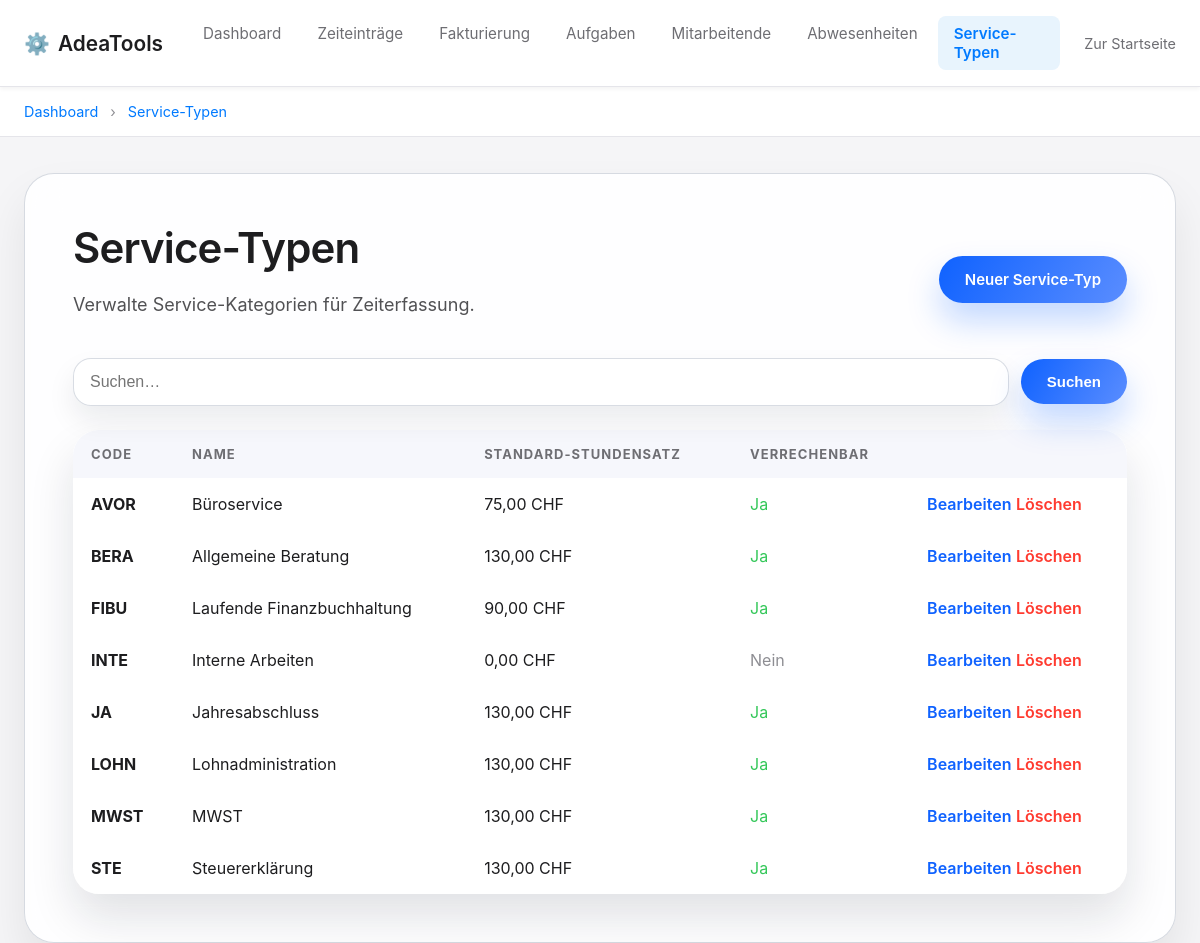
/zeit/service-typen/ (signed in), run on the app's committed database.
### adeazeit/models.py (models this page shows, shortened)
class ServiceType(models.Model):
    code = models.CharField("Code", max_length=20, unique=True)
    name = models.CharField("Name", max_length=255)
    standard_rate = models.DecimalField(
        "Standard-Stundensatz",
        max_digits=10,
        decimal_places=2,
        default=Decimal('0.00')
    )
    billable = models.BooleanField("Verrechenbar", default=True)
    description = models.TextField("Beschreibung", blank=True)
    created_at = models.DateTimeField(auto_now_add=True)
    class Meta:
        ordering = ["code"]
        verbose_name = "Service-Typ"
        verbose_name_plural = "Service-Typen"

### adeazeit/views.py (the view)
# urls.py: path("service-typen/", views.ServiceTypeListView.as_view(), name="servicetype-list"),
class ServiceTypeListView(ManagerOrAdminRequiredMixin, ListView):
    model = ServiceType
    template_name = "adeazeit/servicetype_list.html"
    context_object_name = "service_types"
    def get_queryset(self):
        queryset = ServiceType.objects.all().order_by("code")
        query = self.request.GET.get("q")
        if query:
            queryset = queryset.filter(
                Q(code__icontains=query) |
                Q(name__icontains=query)
            )
        return queryset
    def get_context_data(self, **kwargs):
        context = super().get_context_data(**kwargs)
        context["query"] = self.request.GET.get("q", "")
        return context

### adeacore/context_processors.py (called while the page is built)
def current_client(request):
    active_client_id = request.session.get("active_client_id")
    if active_client_id:
        try:
            client = Client.objects.get(pk=active_client_id)
            if client.client_type != "FIRMA" or not client.lohn_aktiv:
                request.session.pop("active_client_id", None)
                return {"current_client": None}
            return {"current_client": client}
        except Client.DoesNotExist:
            request.session.pop("active_client_id", None)
            return {"current_client": None}
    return {"current_client": None}

def adealohn_permissions(request):
    if not request.user.is_authenticated:
        return {"adealohn_is_visible": False}
    try:
        from adealohn.permissions import can_access_adelohn
        return {
            "adealohn_is_visible": can_access_adelohn(request.user),
        }
    except ImportError:
        return {
            "adealohn_is_visible": False,
        }

def running_timer(request):
    if not request.user.is_authenticated:
        return {'running_timer': None}
    try:
        from adeazeit.models import RunningTimeEntry, UserProfile
        employee_profile = UserProfile.objects.get(user=request.user)
        if employee_profile.employee:
            timer = RunningTimeEntry.objects.filter(mitarbeiter=employee_profile.employee).first()
            return {'running_timer': timer}
        return {'running_timer': None}
    except (ImportError, UserProfile.DoesNotExist, AttributeError):
        return {'running_timer': None}

### adeacore/fields.py (called while the page is built, shortened)
    def from_db_value(self, value, expression, connection):
        if value is None or value == '':
            return value

    def from_db_value(self, value, expression, connection):
        if value is None:
            return value

### adealohn/permissions.py (called while the page is built)
def can_access_adelohn(user):
    if not user or not user.is_authenticated:
        return False
    if user.is_staff:
        return True
    return False

### adeazeit/mixins.py (called while the page is built)
    def dispatch(self, request, *args, **kwargs):
        if not request.user.is_authenticated:
            return self.handle_no_permission()
        if self.required_role:
            from .permissions import has_role
            if not has_role(request.user, self.required_role):
                return HttpResponseForbidden("Sie haben keine Berechtigung für diese Aktion.")
        return super().dispatch(request, *args, **kwargs)

### adeazeit/permissions.py (called while the page is built)
def has_role(user, role):
    return get_user_role(user) == role

def can_delete_entries(user):
    return is_admin(user)

### adeazeit/templates/adeazeit/servicetype_list.html (shortened to what this page needs)
{% extends 'admin_base_no_sidebar.html' %}
{% block breadcrumbs %}
<a href="{% url 'admin-dashboard' %}">Dashboard</a>
<a href="{% url 'adeazeit:servicetype-list' %}">Service-Typen</a>
{% endblock %}
{% block content %}
<section class="content-card">
    <div class="adea-d-flex-between">
        <div>
            <h1 style="margin-bottom: 8px;">Service-Typen</h1>
            <p class="lead">Verwalte Service-Kategorien für Zeiterfassung.</p>
        </div>
        {% if adeazeit_can_manage_service_types %}
        <a class="adea-button-primary" href="{% url 'adeazeit:servicetype-create' %}">Neuer Service-Typ</a>
        {% endif %}
    </div>
    <form method="get" class="adea-search-form" style="display: flex; gap: 12px; flex-wrap: wrap; align-items: center; margin-top: 20px;">
        <input type="text" name="q" value="{{ query }}" placeholder="Suchen…" class="adea-input" style="flex: 1; min-width: 200px;">
        <button type="submit" class="adea-button-primary">Suchen</button>
    </form>
    <div class="adea-table-wrapper" style="margin-top: 20px;">
        <table class="adea-table">
            <thead>
                <tr>
                    <th>Code</th>
                    <th>Name</th>
                    <th>Standard-Stundensatz</th>
                    <th>Verrechenbar</th>
                    <th></th>
                </tr>
            </thead>
            <tbody>
                {% for service_type in service_types %}
                <tr>
                    <td><strong>{{ service_type.code }}</strong></td>
                    <td>{{ service_type.name }}</td>
                    <td>{{ service_type.standard_rate|floatformat:2 }} CHF</td>
                    <td>
                        {% if service_type.billable %}
                        <span style="color: #34c759;">Ja</span>
                        {% else %}
                        <span style="color: #8e8e93;">Nein</span>
                        {% endif %}
                    </td>
                    <td class="adea-table-actions">
                        {% if adeazeit_can_manage_service_types %}
                        <a href="{% url 'adeazeit:servicetype-update' service_type.pk %}">Bearbeiten</a>
                        {% endif %}
                        {% if adeazeit_can_delete %}
                        <a href="{% url 'adeazeit:servicetype-delete' service_type.pk %}" style="color: #ff3b30;">Löschen</a>
                        {% endif %}
                    </td>
                </tr>
                {% empty %}
                <tr>
                    <td colspan="5">Keine Service-Typen gefunden.</td>
                </tr>
                {% endfor %}
            </tbody>
        </table>
    </div>
</section>
{% endblock %}

### static/css/adeastyle.css (style rules this page uses)
:root { color-scheme: light; font-family: -apple-system, BlinkMacSystemFont, "Segoe UI", sans-serif; --bg: #f5f6f8; --fg: #1d1d1f; --fg-muted: #6e6e73; --card: rgba(255, 255, 255, 0.9); --border: rgba(210, 214, 222, 0.9); --shadow: 0 24px 45px rgba(0, 0, 0, 0.08); --shadow-hover: 0 36px 65px rgba(0, 0, 0, 0.15); }
*, *::before, *::after { box-sizing: border-box; }
body { margin: 0; min-height: 100vh; background: radial-gradient(circle at top, rgba(255, 255, 255, 0.96), var(--bg)); color: var(--fg); display: flex; justify-content: center; }
.content-card { background: var(--card); border-radius: 30px; padding: clamp(32px, 4vw, 48px); border: 1px solid var(--border); box-shadow: var(--shadow); backdrop-filter: blur(16px); transition: box-shadow 0.25s ease, transform 0.25s ease; }
.content-card h1 { margin-top: 0; font-size: clamp(30px, 4vw, 42px); font-weight: 600; letter-spacing: -0.02em; }
.content-card p.lead { font-size: 18px; line-height: 1.6; color: #515154; max-width: 640px; }
.adea-input { width: 100%; padding: 14px 16px; border-radius: 18px; border: 1px solid rgba(210, 214, 222, 0.85); background: rgba(255, 255, 255, 0.92); box-shadow: 0 14px 28px rgba(15, 23, 42, 0.08); font-size: 16px; transition: border-color 0.2s ease, box-shadow 0.2s ease; }
.adea-button-primary { display: inline-flex; align-items: center; justify-content: center; padding: 14px 26px; border-radius: 999px; border: none; background: linear-gradient(120deg, #0f62ff, #5a8dff); color: #fff; font-size: 15px; font-weight: 600; text-decoration: none; cursor: pointer; box-shadow: 0 18px 32px rgba(15, 98, 255, 0.25); transition: transform 0.2s ease, box-shadow 0.2s ease; }
.adea-d-flex-between { display: flex; align-items: center; justify-content: space-between; gap: 24px; flex-wrap: wrap; }
.adea-search-form { margin: 24px 0; display: flex; gap: 12px; flex-wrap: wrap; }
.adea-search-form button { flex-shrink: 0; }
.adea-table-wrapper { margin-top: 12px; border-radius: 26px; overflow: hidden; box-shadow: 0 24px 45px rgba(15, 23, 42, 0.12); }
.adea-table { width: 100%; border-collapse: collapse; background: rgba(255, 255, 255, 0.9); }
.adea-table th, .adea-table td { padding: 16px 18px; text-align: left; }
.adea-table thead { background: rgba(245, 247, 252, 0.9); font-size: 13px; letter-spacing: 0.08em; text-transform: uppercase; color: #6e6e73; }
.adea-table tbody tr { transition: background 0.2s ease; }
.adea-table-actions a { text-decoration: none; color: #0f62ff; font-weight: 600; }
.admin-breadcrumbs a { color: #007aff; text-decoration: none; }
.admin-breadcrumbs a:not(:last-child)::after { content: " › "; margin: 0 8px; color: #8e8e93; }

### data on the page
ServiceType: code "AVOR", name "Büroservice", standard_rate "75,00", billable "Ja"
ServiceType: code "BERA", name "Allgemeine Beratung", standard_rate "130,00", billable "Ja"
ServiceType: code "FIBU", name "Laufende Finanzbuchhaltung", standard_rate "90,00", billable "Ja"
ServiceType: code "INTE", name "Interne Arbeiten", standard_rate "0,00", billable "Nein"
ServiceType: code "JA", name "Jahresabschluss", standard_rate "130,00", billable "Ja"
ServiceType: code "LOHN", name "Lohnadministration", standard_rate "130,00", billable "Ja"
ServiceType: code "MWST", name "MWST", standard_rate "130,00", billable "Ja"
ServiceType: code "STE", name "Steuererklärung", standard_rate "130,00", billable "Ja"
